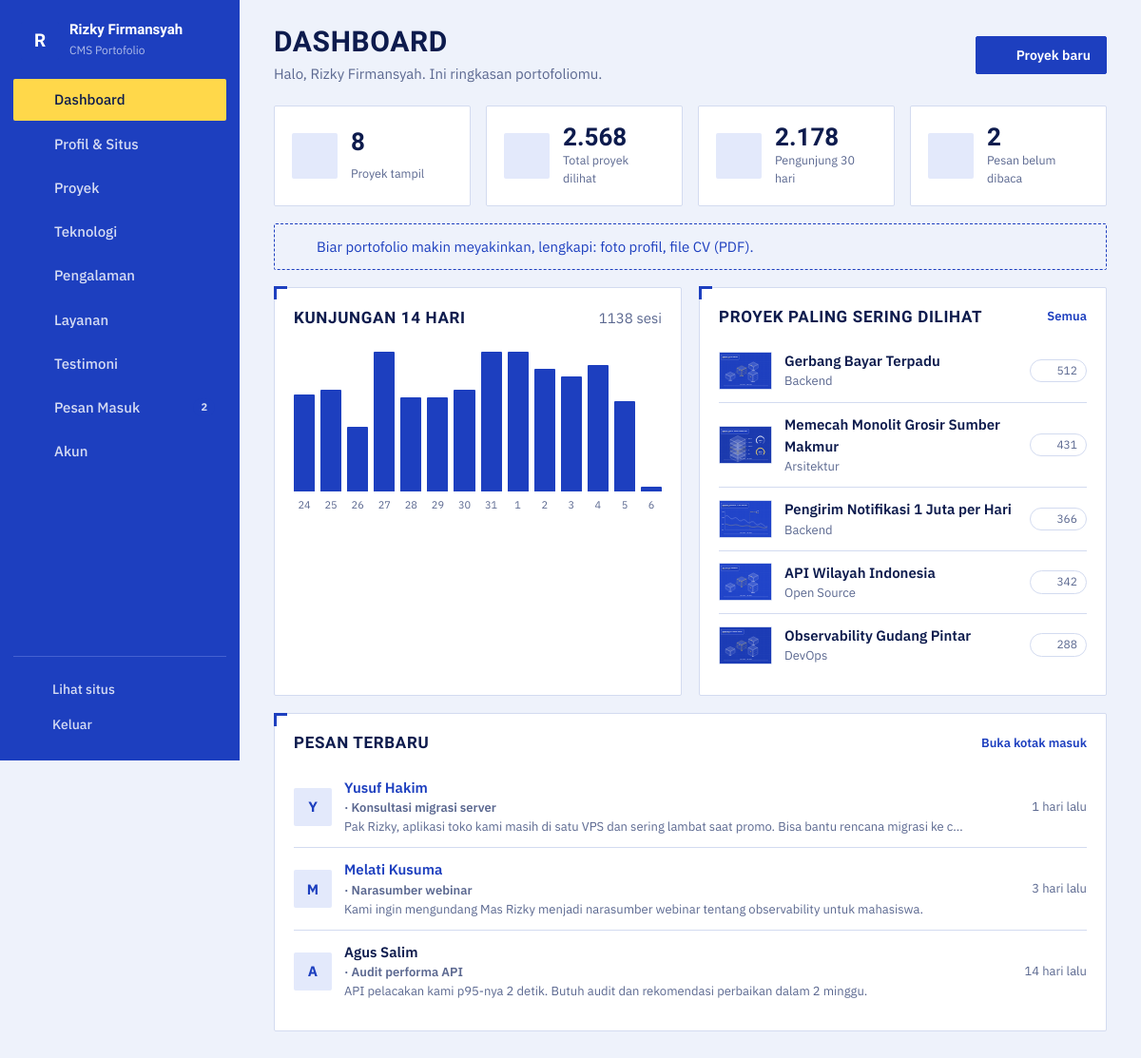
Page /index.php?page=dashboard (signed in) on the committed database.
### tables this page shows
CREATE TABLE users (
  id INT AUTO_INCREMENT PRIMARY KEY,
  nama VARCHAR(100) NOT NULL,
  username VARCHAR(50) NOT NULL UNIQUE,
  password VARCHAR(255) NOT NULL,
  created_at DATETIME NOT NULL DEFAULT CURRENT_TIMESTAMP
);

CREATE TABLE proyek (
  id INT AUTO_INCREMENT PRIMARY KEY,
  judul VARCHAR(150) NOT NULL,
  slug VARCHAR(90) NOT NULL UNIQUE,
  kategori VARCHAR(50) NOT NULL,
  ringkasan VARCHAR(255) NOT NULL DEFAULT '',
  isi TEXT NOT NULL,
  cover VARCHAR(255) NOT NULL DEFAULT '',
  klien VARCHAR(100) NOT NULL DEFAULT '',
  peran VARCHAR(100) NOT NULL DEFAULT '',
  tahun SMALLINT UNSIGNED NOT NULL,
  durasi VARCHAR(40) NOT NULL DEFAULT '',
  link_demo VARCHAR(255) NOT NULL DEFAULT '',
  link_repo VARCHAR(255) NOT NULL DEFAULT '',
  unggulan TINYINT(1) NOT NULL DEFAULT 0,
  tampil TINYINT(1) NOT NULL DEFAULT 1,
  urutan INT NOT NULL DEFAULT 0,
  dilihat INT UNSIGNED NOT NULL DEFAULT 0,
  created_at DATETIME NOT NULL DEFAULT CURRENT_TIMESTAMP,
  updated_at DATETIME NOT NULL DEFAULT CURRENT_TIMESTAMP ON UPDATE CURRENT_TIMESTAMP,
  INDEX (tampil, urutan)
);

CREATE TABLE pesan (
  id INT AUTO_INCREMENT PRIMARY KEY,
  nama VARCHAR(100) NOT NULL,
  email VARCHAR(150) NOT NULL,
  subjek VARCHAR(150) NOT NULL DEFAULT '',
  isi TEXT NOT NULL,
  anggaran VARCHAR(40) NOT NULL DEFAULT '',
  ip VARCHAR(45) NOT NULL DEFAULT '',
  dibaca TINYINT(1) NOT NULL DEFAULT 0,
  created_at DATETIME NOT NULL DEFAULT CURRENT_TIMESTAMP,
  INDEX (ip, created_at)
);

### index.php (called while the page is built, shortened)
<?php
require __DIR__ . '/includes/bootstrap.php';
$admin = [
    'login'         => 'pages/admin/login.php',
    'logout'        => 'pages/admin/logout.php',
    'dashboard'     => 'pages/admin/dashboard.php',
    'profil'        => 'pages/admin/profil.php',
    'kelola-proyek' => 'pages/admin/proyek.php',
    'proyek-form'   => 'pages/admin/proyek-form.php',
    'teknologi'     => 'pages/admin/teknologi.php',
    'pengalaman'    => 'pages/admin/pengalaman.php',
    'layanan'       => 'pages/admin/layanan.php',
    'testimoni'     => 'pages/admin/testimoni.php',
    'pesan'         => 'pages/admin/pesan.php',
    'akun'          => 'pages/admin/akun.php',
];
$page = (string) ($_GET['page'] ?? 'beranda');
if ($page !== 'login' && !user()) redirect('login');
require __DIR__ . '/' . $admin[$page];

### pages/admin/dashboard.php (the view, shortened to what this page needs)
<?php
$title = 'Dashboard';
$sub = 'Halo, ' . e(user()['nama']) . '. Ini ringkasan portofoliomu.';
$angka = q("SELECT
    (SELECT COUNT(*) FROM proyek WHERE tampil = 1) proyek,
    (SELECT COALESCE(SUM(dilihat), 0) FROM proyek) dilihat,
    (SELECT COUNT(*) FROM pesan WHERE dibaca = 0) pesan_baru,
    (SELECT COALESCE(SUM(jumlah), 0) FROM kunjungan WHERE tanggal > CURDATE() - INTERVAL 30 DAY) kunjungan30")->fetch();
$raw = q('SELECT tanggal, jumlah FROM kunjungan WHERE tanggal > CURDATE() - INTERVAL 14 DAY')->fetchAll(PDO::FETCH_KEY_PAIR);
$grafik = [];
for ($i = 13; $i >= 0; $i--) { $d = date('Y-m-d', strtotime("-$i day")); $grafik[$d] = (int) ($raw[$d] ?? 0); }
$maks = max(1, max($grafik));
$populer = q('SELECT id, judul, kategori, dilihat, cover FROM proyek ORDER BY dilihat DESC LIMIT 5')->fetchAll();
$pesanBaru = q('SELECT * FROM pesan ORDER BY created_at DESC LIMIT 5')->fetchAll();
$kosong = [];
if (!setting('foto')) $kosong[] = 'foto profil';
if (!setting('cv')) $kosong[] = 'file CV (PDF)';
$actions = '<a class="btn btn-main" href="' . url('proyek-form') . '">' . icon('plus', 18) . ' Proyek baru</a>';
require ROOT . '/includes/admin_header.php';
?>
<div class="stats">
    <div class="stat"><span class="ic-box"><?= icon('folder-kanban', 22) ?></span><b><?= $angka['proyek'] ?></b><small>Proyek tampil</small></div>
    <div class="stat"><span class="ic-box"><?= icon('eye', 22) ?></span><b><?= number_format((int) $angka['dilihat'], 0, ',', '.') ?></b><small>Total proyek dilihat</small></div>
    <div class="stat"><span class="ic-box"><?= icon('trending-up', 22) ?></span><b><?= number_format((int) $angka['kunjungan30'], 0, ',', '.') ?></b><small>Pengunjung 30 hari</small></div>
    <a class="stat" href="<?= url('pesan') ?>"><span class="ic-box"><?= icon('inbox', 22) ?></span><b><?= $angka['pesan_baru'] ?></b><small>Pesan belum dibaca</small></a>
</div>
<?php if ($kosong): ?><div class="note"><?= icon('sparkles', 18) ?> Biar portofolio makin meyakinkan, lengkapi: <?= e(implode(', ', $kosong)) ?>.</div><?php endif; ?>
<div class="grid-2">
    <section class="card">
        <div class="card-h"><h2>Kunjungan 14 hari</h2><span class="muted"><?= array_sum($grafik) ?> sesi</span></div>
        <div class="bars">
            <?php foreach ($grafik as $d => $n): ?>
                <div class="bar" title="<?= tgl($d) ?>: <?= $n ?> kunjungan"><i style="height:<?= max(3, round($n / $maks * 100)) ?>%"></i><span><?= date('j', strtotime($d)) ?></span></div>
            <?php endforeach; ?>
        </div>
    </section>
    <section class="card">
        <div class="card-h"><h2>Proyek paling sering dilihat</h2><a href="<?= url('kelola-proyek') ?>">Semua</a></div>
        <ul class="rows">
            <?php foreach ($populer as $p): ?>
                <li><img src="<?= e(gambar($p['cover'])) ?>" alt="" class="thumb"><div class="grow"><b><?= e($p['judul']) ?></b><small><?= e($p['kategori']) ?></small></div><span class="pill"><?= icon('eye', 14) ?> <?= $p['dilihat'] ?></span></li>
            <?php endforeach; ?>
        </ul>
    </section>
</div>
<section class="card">
    <div class="card-h"><h2>Pesan terbaru</h2><a href="<?= url('pesan') ?>">Buka kotak masuk</a></div>
    <ul class="rows">
        <?php foreach ($pesanBaru as $m): ?>
            <li class="<?= $m['dibaca'] ? '' : 'unread' ?>"><span class="av"><?= e(mb_strtoupper(mb_substr($m['nama'], 0, 1))) ?></span><div class="grow"><b><?= e($m['nama']) ?> <small>· <?= e($m['subjek'] ?: 'Tanpa subjek') ?></small></b><small class="clip"><?= e(mb_strimwidth($m['isi'], 0, 110, '…')) ?></small></div><small class="muted nowrap"><?= waktu_lalu($m['created_at']) ?></small></li>
        <?php endforeach; ?>
    </ul>
</section>
<?php require ROOT . '/includes/admin_footer.php';

### includes/bootstrap.php (shortened to what this page needs)
<?php
function db(): PDO
{
    static $pdo = null;
    if ($pdo === null) {
        $c = require ROOT . '/config/database.php';
        $pdo = new PDO("mysql:host={$c['host']};port={$c['port']};dbname={$c['database']};charset=utf8mb4", $c['username'], $c['password'], [
            PDO::ATTR_ERRMODE => PDO::ERRMODE_EXCEPTION,
            PDO::ATTR_DEFAULT_FETCH_MODE => PDO::FETCH_ASSOC,
            PDO::ATTR_EMULATE_PREPARES => false,
        ]);
        $pdo->exec("SET time_zone = '+07:00'");
    }
    return $pdo;
}
function q(string $sql, array $params = []): PDOStatement
{
    $st = db()->prepare($sql);
    $st->execute($params);
    return $st;
}
function e($v): string { return htmlspecialchars((string) $v, ENT_QUOTES, 'UTF-8'); }
function url(string $page, array $p = []): string { return 'index.php?' . http_build_query(['page' => $page] + $p); }
function sidik_password(string $hash): string { return hash_hmac('sha256', $hash, session_id() . '|porto'); }
function user(): ?array
{
    static $u = false;
    if ($u !== false) return $u;
    $u = null;
    $row = q('SELECT id, nama, username, password FROM users WHERE id = ?', [$_SESSION['uid']])->fetch();
    if ($row && hash_equals((string) ($_SESSION['sidik'] ?? ''), sidik_password($row['password']))) $u = $row;
    else unset($_SESSION['uid'], $_SESSION['sidik']);
    return $u;
}
function setting(?string $k = null, string $default = '')
{
    static $s = null;
    if ($s === null) $s = q('SELECT kunci, nilai FROM pengaturan')->fetchAll(PDO::FETCH_KEY_PAIR);
    return (string) ($s[$k] ?? $default);
}
function tgl(string $dt): string { $t = strtotime($dt); return date('j', $t) . ' ' . BLN[(int) date('n', $t)] . ' ' . date('Y', $t); }
function waktu_lalu(string $dt): string
{
    $d = time() - strtotime($dt);
    if ($d < 86400 * 30) return floor($d / 86400) . ' hari lalu';
    return tgl($dt);
}
function gambar(?string $f, string $cadangan = 'assets/img/kosong.svg'): string
{
    return str_starts_with($f, 'assets/img/') ? $f : UPLOAD_URL . $f;
}
function icon(string $name, int $size = 18, string $cls = 'ic'): string
{
    static $ic = null;
    $ic ??= require __DIR__ . '/icons.php';
    return '<svg class="' . $cls . '" width="' . $size . '" height="' . $size . '" viewBox="0 0 24 24" fill="none" stroke="currentColor" stroke-width="1.8" stroke-linecap="round" stroke-linejoin="round" aria-hidden="true">' . ($ic[$name] ?? '') . '</svg>';
}

### includes/admin_header.php (shortened to what this page needs)
<?php
$navPesan = (int) q('SELECT COUNT(*) FROM pesan WHERE dibaca = 0')->fetchColumn();
$navMenu = [
    ['dashboard', 'Dashboard', 'layout-dashboard', 0],
    ['profil', 'Profil & Situs', 'user', 0],
    ['kelola-proyek', 'Proyek', 'folder-kanban', 0],
    ['teknologi', 'Teknologi', 'cpu', 0],
    ['pengalaman', 'Pengalaman', 'briefcase', 0],
    ['layanan', 'Layanan', 'layers', 0],
    ['testimoni', 'Testimoni', 'quote', 0],
    ['pesan', 'Pesan Masuk', 'inbox', $navPesan],
    ['akun', 'Akun', 'key-round', 0],
];
$navCur = $navAktif ?? ($_GET['page'] ?? 'dashboard');
?>
<!DOCTYPE html>
<html lang="id">
<head>
    <link rel="stylesheet" href="assets/css/admin.css">
</head>
<body class="adm">
<div class="adm-layout">
    <aside class="adm-side" id="side">
        <a class="adm-brand" href="<?= url('dashboard') ?>"><span class="mark"><?= e(mb_strtoupper(mb_substr(setting('nama', 'P'), 0, 1))) ?></span><span><b><?= e(setting('nama')) ?></b><small>CMS Portofolio</small></span></a>
        <nav>
            <?php foreach ($navMenu as [$k, $l, $ic, $n]): ?>
                <a href="<?= url($k) ?>" class="<?= $navCur === $k ? 'on' : '' ?>"><?= icon($ic, 19) ?><span><?= $l ?></span><?php if ($n): ?><em class="badge"><?= $n ?></em><?php endif; ?></a>
            <?php endforeach; ?>
        </nav>
        <div class="adm-side-foot">
            <a href="index.php" target="_blank"><?= icon('external-link', 17) ?> Lihat situs</a>
            <a href="<?= url('logout') ?>"><?= icon('log-out', 17) ?> Keluar</a>
        </div>
    </aside>
    <main class="adm-main">
        <header class="adm-top">
            <div class="adm-title"><h1><?= e($title ?? 'Dashboard') ?></h1><?php if (!empty($sub)): ?><p><?= $sub ?></p><?php endif; ?></div>
            <div class="adm-acts"><?= $actions ?? '' ?></div>
        </header>
        <div class="adm-body">

### rows in the picture
users: nama "Halo, Rizky Firmansyah. Ini ringkasan portofoliomu."
proyek: cover (picture), judul "Gerbang Bayar Terpadu", kategori "Backend", $size 14 (drawn), dilihat "512"
proyek: cover (picture), judul "Memecah Monolit Grosir Sumber Makmur", kategori "Arsitektur", $size 14 (drawn), dilihat "431"
proyek: cover (picture), judul "Pengirim Notifikasi 1 Juta per Hari", kategori "Backend", $size 14 (drawn), dilihat "366"
proyek: cover (picture), judul "API Wilayah Indonesia", kategori "Open Source", $size 14 (drawn), dilihat "342"
proyek: cover (picture), judul "Observability Gudang Pintar", kategori "DevOps", $size 14 (drawn), dilihat "288"
pesan: nama "Y", nama "Yusuf Hakim", subjek "Konsultasi migrasi server", isi "Pak Rizky, aplikasi toko kami masih di satu VPS dan sering lambat saat promo. Bisa bantu rencana migrasi ke c…", created_at "1 hari lalu"
pesan: nama "M", nama "Melati Kusuma", subjek "Narasumber webinar", isi "Kami ingin mengundang Mas Rizky menjadi narasumber webinar tentang observability untuk mahasiswa.", created_at "3 hari lalu"
pesan: nama "A", nama "Agus Salim", subjek "Audit performa API", isi "API pelacakan kami p95-nya 2 detik. Butuh audit dan rekomendasi perbaikan dalam 2 minggu.", created_at "14 hari lalu"

### other values in the picture
mb_strtoupper(mb_substr(setting('nama', 'P'), 0, 1)) "R"
setting('nama') "Rizky Firmansyah"
$l "Dashboard"
$l "Profil & Situs"
$l "Proyek"
$l "Teknologi"
$l "Pengalaman"
$l "Layanan"
$l "Testimoni"
$l "Pesan Masuk"
$n "2"
$l "Akun"
$title "DASHBOARD"
$angka['proyek'] "8"
$angka['dilihat'] "2.568"
